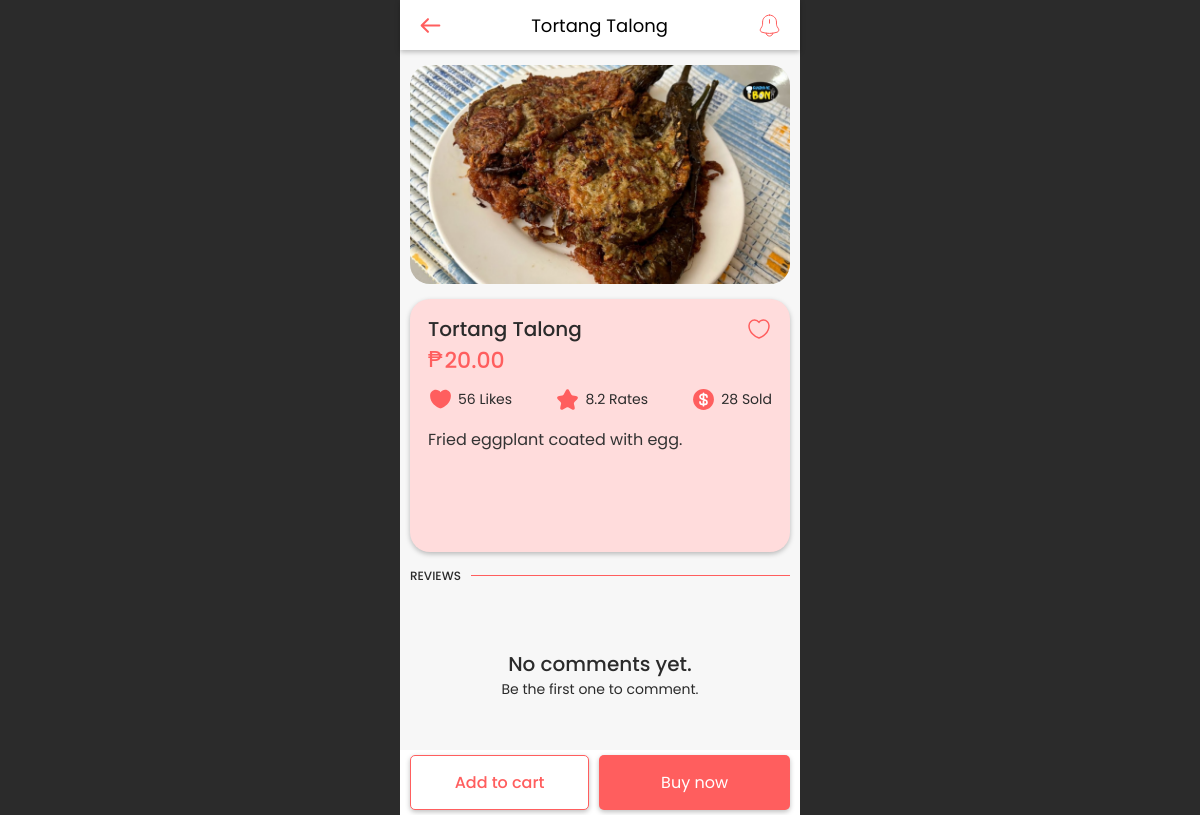
The app's page /customer/food_details.php?food_id=1 (signed in) with its own data.
### tables this page shows
CREATE TABLE `food_product` (
  `food_id` int(11) NOT NULL,
  `name` varchar(100) NOT NULL,
  `price` decimal(10,2) NOT NULL,
  `description` mediumtext NOT NULL,
  `img` varchar(100) NOT NULL,
  `rates` float NOT NULL,
  `likes` int(11) NOT NULL,
  `sold` int(11) NOT NULL,
  `created_at` timestamp NOT NULL DEFAULT current_timestamp(),
  `updated_at` timestamp NOT NULL DEFAULT current_timestamp() ON UPDATE current_timestamp()
);

### classes/food.class.php (called while the page is built, shortened)
<?php
    include_once 'database.php';
    class Food{
        protected $db;
        function __construct(){
            $this->db = new Database;
        }
        function fetch($id){
            $sql = 'SELECT * FROM food_product WHERE food_id=:food_id;';
            $query = $this->db->connect()->prepare($sql);
            $query->bindParam(':food_id', $id);
            if($query->execute()){
                $data = $query->fetch();
            }
            return $data;
        }
    }
?>

### classes/database.php (called while the page is built)
<?php
    class Database{
        private $host = 'localhost';
        private $username = 'root';
        private $password = '';
        private $database = 'meraki';
        protected $connection;
        function connect(){
            try{
                $this->connection = new PDO("mysql:host=$this->host;dbname=$this->database",
                                            $this->username, $this->password);
            }
            catch(PDOException $e){
                echo 'Connection Error ' . $e->getMessage();
            }
            return $this->connection;
        }
    }
?>

### customer/food_details.php (the view, shortened to what this page needs)
<?php
    include_once '../classes/food.class.php';
    include_once '../classes/add_on.class.php';
    $food = new Food;
    if($food->fetch($_GET['food_id'])){
        $data = $food->fetch($_GET['food_id']);
    }
    $page_title = $data['name'];
    include_once '../includess/header.php';
?>
<div class="wrapper">
    <?php include_once '../includess/customer/topnav.php'; ?>
    <section class="food_details">
        <img class="food_img" src="../icons/items/<?= $data['img'] ?>.png">
        <div class="description">
            <header><?= $data['name'] ?></header>
            <div class="price-cont">
                <span>₱</span>
                <h4><?= $data['price'] ?></h4>
            </div>
            <div class="popularity">
                <div>
                    <img src="../icons/items/heart.svg">
                    <p>
                        <?= $data['likes']; ?> likes
                    </p>
                </div>
                <div>
                    <img src="../icons/items/star.svg">
                    <p>
                        <?= $data['rates']; ?> rates
                    </p>
                </div>
                <div>
                    <img src="../icons/items/dollar.svg">
                    <p>
                        <?= $data['sold']; ?> sold
                    </p>
                </div>
            </div>
            <p class="food_description"><?= $data['description'] ?></p>
            <?php
                if($_SESSION['logged_in'] != 'null') echo '<div class="heart"><img src="../icons/items/heart-empty.svg"></div>';
            ?>
        </div>
        <div class="indicator">
            <h1>REVIEWS</h1>
            <hr>
        </div>
        <div class="reviews">
            <div class="empty"><h1>No comments yet.</h1><p>Be the first one to comment.</p></div>
        </div>
        <div class="buttons">
            <button class="addcart_btn">Add to cart</button>
            <button class="buynow_btn">Buy now</button>
        </div>
    </section>
</div>
<?php
    include_once '../includess/footer.php';
?>

### includess/customer/topnav.php (shortened to what this page needs)
<div class="top">
    <div class="row1">
        <?php
            if($page_title == 'Home' || $page_title == 'Profile'){
                echo '<header>Welcome!</header>';
                echo '<img class="logo" src="../icons/logo/logo.svg">';
            }
            else{
                if($page_title == 'Payment Method'){
                    echo '<a href="carts.php" class="back-btn"><img src="../icons/topnav/arrowleft.svg"></a>';
                }
                else if($page_title == 'Order Info'){
                    echo '<a href="orders.php" class="back-btn"><img src="../icons/topnav/arrowleft.svg"></a>';
                }
                else{
                    echo '<a href="home.php" class="back-btn"><img src="../icons/topnav/arrowleft.svg"></a>';
                }
                echo '<header class="food_name">' . $page_title . '</header>';
            }
            if($_SESSION['logged_in'] == 'null'){
                echo '<a class="sign-in-btn" href="login/login.php">Sign In</a>';
            }
            else{
                echo '<div class="right"><button class="notif"><img src="../icons/topnav/notification.svg"></button></div>';
            }
        ?>
    </div>
</div>

### records on screen
food_product: name "Tortang Talong", img (picture), price "20.00", likes "56", rates "8.2", sold "28", description "Fried eggplant coated with egg."
